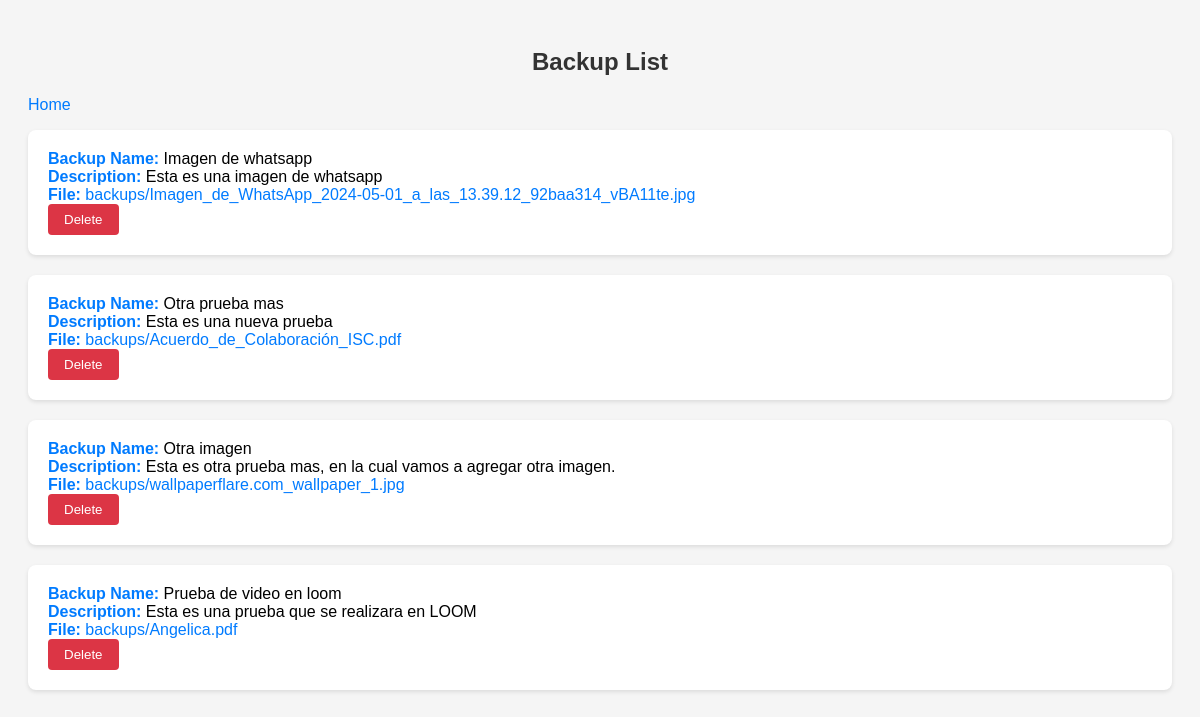
The page /backups/ on the database its author committed.
### backup_app/models.py (models this page shows, shortened)
class Backup(models.Model):
    backup_name = models.CharField(max_length=255)
    description = models.TextField()
    file = models.FileField(upload_to='backups/')
    size_in_mb = models.PositiveIntegerField(default=0)  # Valor por defecto

### backup_app/views.py (the view)
# urls.py: path('backups/', views.backup_list, name='backup_list'),
def backup_list(request):
    backups = Backup.objects.all()
    return render(request, 'backup_list.html', {'backups': backups})

### backup_app/templates/backup_list.html (shortened to what this page needs)
<!DOCTYPE html>
<html>
<head>
</head>
<body>
    <h2>Backup List</h2>
    <a href="{% url 'home' %}">Home</a>
    {% if backups %}
        <ul>
        {% for backup in backups %}
            <li>
                <strong>Backup Name:</strong> {{ backup.backup_name }}<br>
                <strong>Description:</strong> {{ backup.description }}<br>
                {% if backup.file %}
                    <strong>File:</strong> <a href="{{ backup.file.url }}">{{ backup.file.name }}</a><br>
                    <form method="post" action="{% url 'delete_backup' backup.id %}">
                        <button type="submit">Delete</button>
                    </form>
                {% else %}
                    <strong>File:</strong> No file uploaded<br>
                {% endif %}
            </li>
        {% endfor %}
        </ul>
    {% else %}
        <p>No backups available</p>
    {% endif %}
</body>
</html>

### backup_app/templates/backup_list.html (style rules this page uses)
body { font-family: Arial, sans-serif; background-color: #f5f5f5; padding: 20px; }
h2 { text-align: center; color: #333; margin-bottom: 20px; }
ul { list-style-type: none; padding: 0; }
li { background-color: #fff; padding: 20px; margin-bottom: 20px; border-radius: 8px; box-shadow: 0 2px 4px rgba(0, 0, 0, 0.1); }
strong { color: #007bff; }
a { color: #007bff; text-decoration: none; }
button { background-color: #dc3545; color: #fff; border: none; padding: 8px 16px; border-radius: 4px; cursor: pointer; transition: background-color 0.3s ease; }

### rows shown on the page
Backup: backup_name "Imagen de whatsapp", description "Esta es una imagen de whatsapp", file.name "backups/Imagen_de_WhatsApp_2024-05-01_a_las_13.39.12_92baa314_vBA11te.jpg"
Backup: backup_name "Otra prueba mas", description "Esta es una nueva prueba", file.name "backups/Acuerdo_de_Colaboración_ISC.pdf"
Backup: backup_name "Otra imagen", description "Esta es otra prueba mas, en la cual vamos a agregar otra imagen.", file.name "backups/wallpaperflare.com_wallpaper_1.jpg"
Backup: backup_name "Prueba de video en loom", description "Esta es una prueba que se realizara en LOOM", file.name "backups/Angelica.pdf"
